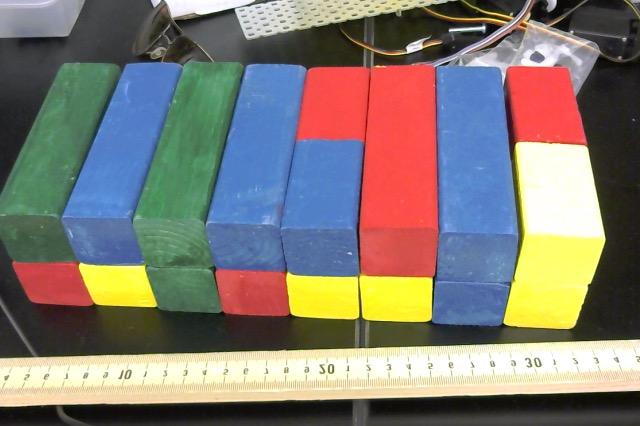
//> input picture utils/block_pics/pic_1.jpg, 640 x 426 px
$ ./ColorTracking block_pics/pic_1.jpg   (built with g++ and OpenCV 4)
//> lines starting //> are read from the running program, lines starting //| are printed output that depends on the picture; after the words box and inside, x2 and y2 are one past the last pixel; in counts of white or black regions, pixels touching at a corner belong together
### utils/Block.h
#include <string>
#include <opencv2/imgproc/imgproc.hpp>
#include <opencv2/highgui/highgui.hpp>
using namespace std;
using namespace cv;

class Block
{
    public:
        Block();
        ~Block();

        Block(string name, Scalar min, Scalar max, Scalar color);

        int getXPos();
        void setXPos(int x);

        int getYPos();
        void setYPos(int y);

        Scalar getHSVmin();
        Scalar getHSVmax();

        void setHSVmin(Scalar min);
        void setHSVmax(Scalar max);

        string getType(){return type;}
        void setType(string t){type = t;}

        Scalar getColor(){return Color;}
        void setColor(Scalar c){Color=c;}

    private:
        int xPos, yPos;
        string type;
        Scalar HSVmin, HSVmax;
        Scalar Color;
};

### utils/Block.cpp
#include "Block.h"

// Set default values
// [5 lines left out: function Block, not called in this run]

Block::Block(string name, Scalar min, Scalar max, Scalar color)
{
    setType(name);
    setHSVmin(min);
    setHSVmax(max);
    setColor(color);
}

Block::~Block()
{
}

// [19 lines left out: functions getXPos, setXPos, getYPos, setYPos, not called in this run]

Scalar Block::getHSVmin()
{
    return HSVmin;
}

Scalar Block::getHSVmax()
{
    return HSVmax;
}

void Block::setHSVmin(Scalar min)
{
    HSVmin = min;
}

void Block::setHSVmax(Scalar max)
{
    HSVmax = max;
}

### utils/ColorTracking.cpp
#include <sstream>
#include <string>
#include <iostream>
#include <vector>

#include "Block.h"

// initial min and max HSV filter values
int H_MIN = 0;
int H_MAX = 256;
int S_MIN = 0;
int S_MAX = 256;
int V_MIN = 0;
int V_MAX = 256;
int brightness = 256;

// default capture width and height
const int FRAME_WIDTH = 640;
const int FRAME_HEIGHT = 480;

// max number of objects to be detected in frame
const int MAX_NUM_OBJECTS = 50;

// minimum and maximum object area
const int MIX_OBJECT_AREA = 20*20;
const int MAX_OBJECT_AREA = FRAME_HEIGHT*FRAME_WIDTH/1.5;

// names that will appear at the top of each window
const string windowName = "Original Image";
const string windowName1 = "HSV Image";
const string windowName2 = "Thresholded Image";
const string windowName3 = "After Morphological Operations";
const string trackbarWindowName = "Trackbars";

// The following for canny edge detection
Mat dst, detected_edges;
Mat src, src_gray;
int edgeThresh = 1;
int lowThreshold;
int const max_lowThreshold = 100;
int ratio = 3;
int kernel_size = 3;
const string window_name = "Edge Map";

// Gets called when the trackbar position is changed
void on_trackbar(int, void*){}


string intToString(int number)
{
    std::stringstream ss;
    ss << number;
    return ss.str();
}

void createTrackbars()
{
    // create window for trackbars
    namedWindow(trackbarWindowName,0);

    createTrackbar("H_MIN", trackbarWindowName, &H_MIN, H_MAX, on_trackbar);
    createTrackbar("H_MAX", trackbarWindowName, &H_MAX, H_MAX, on_trackbar);
    createTrackbar("S_MIN", trackbarWindowName, &S_MIN, S_MAX, on_trackbar);
    createTrackbar("S_MAX", trackbarWindowName, &S_MAX, S_MAX, on_trackbar);
    createTrackbar("V_MIN", trackbarWindowName, &V_MIN, V_MAX, on_trackbar);
    createTrackbar("V_MAX", trackbarWindowName, &V_MAX, V_MAX, on_trackbar);
    createTrackbar("Brightness",trackbarWindowName,&brightness,512, on_trackbar);
}

void morphOps(Mat &thresh)
{
    Mat erodeElement = getStructuringElement(MORPH_RECT,Size(3,3));
    Mat dilateElement = getStructuringElement(MORPH_RECT,Size(8,8));

    erode(thresh, thresh, erodeElement);
    erode(thresh, thresh, erodeElement);

    dilate(thresh, thresh, dilateElement);
    dilate(thresh, thresh, dilateElement);
}


int main(int argc, char** argv)
{
    // for calibrating filter values
    bool calibrationMode = false;

    Mat hsv;
    Mat threshold;

    Block* blue = new Block("blue", Scalar(92,90,0),Scalar(124,256,256),Scalar(255,0,0));
    printf("Blue:\n\tMin: %d, %d, %d\n\tMax: %d, %d, %d\n\n", (int)blue->getHSVmin()[0], (int)blue->getHSVmin()[1], (int)blue->getHSVmin()[2], (int)blue->getHSVmax()[0],(int)blue->getHSVmax()[1], (int)blue->getHSVmax()[2]);

    if(calibrationMode)
    {
        //create slider bars for HSV filtering
        createTrackbars();
    }

    Mat srcOrig = imread(argv[1]);
//> srcOrig is the input picture: 426 rows x 640 cols, CV_8UC3; mean B, G, R 114, 122.2, 129.1
    src = imread(argv[1]);

    while(1)
    {
        // Check for invalid input
        if(! src.data )
        {
            cout <<  "Could not open or find the image: "<<argv[1] << std::endl;
            return -1;
        }

        if(calibrationMode)
        {
        src = srcOrig + Scalar(brightness-256,brightness-256,brightness-256);
        }

        cvtColor(src,hsv,COLOR_BGR2HSV);
//> hsv: 426 rows x 640 cols, CV_8UC3; mean H, S, V 61.2, 95.5, 155.9
        if(calibrationMode)
        {
             printf("Threshold Value\n\tBrightness: %d\n\tH_MIN: %d\n\tH_MAX: %d\n\tS_MIN: %d\n\tS_MAX: %d\n\tV_MIN: %d\n\tV_MAX: %d\n\n",brightness,H_MIN,H_MAX,S_MIN,S_MAX,V_MIN,V_MAX);
            inRange(hsv, Scalar(H_MIN,S_MIN,V_MIN),Scalar(H_MAX,S_MAX,V_MAX),threshold);
        }
        else
        {
            inRange(hsv,blue->getHSVmin(),blue->getHSVmax(),threshold);
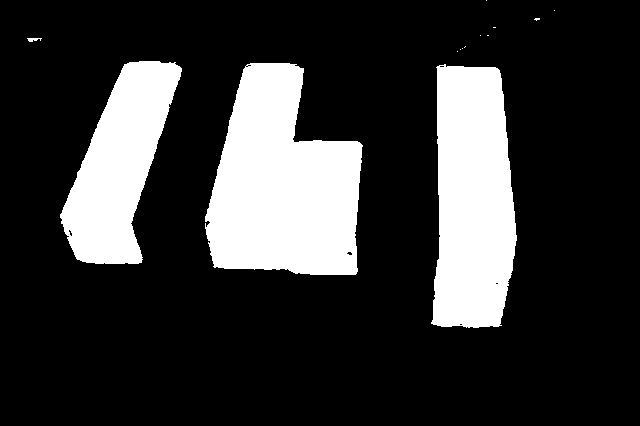
//> threshold: 426 rows x 640 cols, CV_8UC1; 20.6% white; 14 white regions (10 under 20 px), largest, box (x1, y1, x2, y2) and area: (205, 63, 363, 275) 23991, (431, 64, 517, 328) 18663, (60, 61, 182, 264) 13578, (27, 38, 42, 42) 39
            morphOps(threshold);
//> in morphOps, `dilate(thresh, thresh, dilateElement);`:
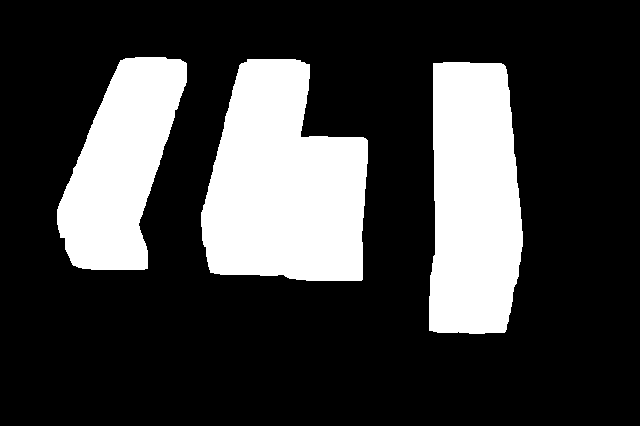
//> thresh: 426 rows x 640 cols, CV_8UC1; 24.6% white; 3 white regions, box (x1, y1, x2, y2) and area: (201, 59, 368, 281) 27894, (429, 62, 523, 334) 22237, (57, 57, 187, 270) 16979
        }

        namedWindow(windowName, CV_WINDOW_AUTOSIZE);
        imshow(windowName,src);
        namedWindow(windowName2,CV_WINDOW_AUTOSIZE);
        imshow(windowName2,threshold);

        waitKey(1);
    }
}

$ run again, on utils/block_pics/pic_3.jpg
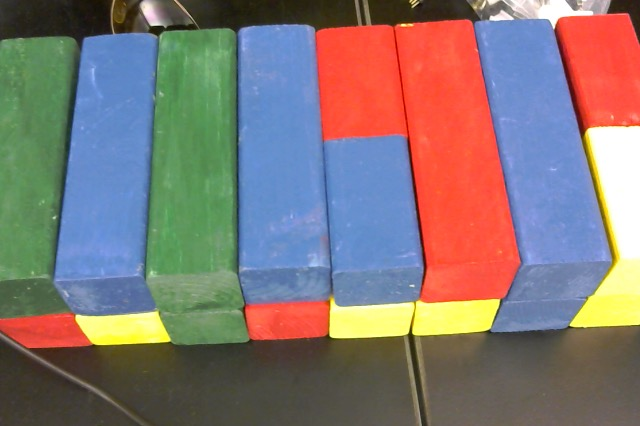
//> input picture utils/block_pics/pic_3.jpg, 640 x 426 px
//> srcOrig is the input picture: 426 rows x 640 cols, CV_8UC3; mean B, G, R 115.8, 118.6, 131.5
//> hsv: 426 rows x 640 cols, CV_8UC3; mean H, S, V 54.9, 112.3, 168.3
//> `inRange(hsv,blue->getHSVmin(),blue->getHSVmax(),threshold);`:
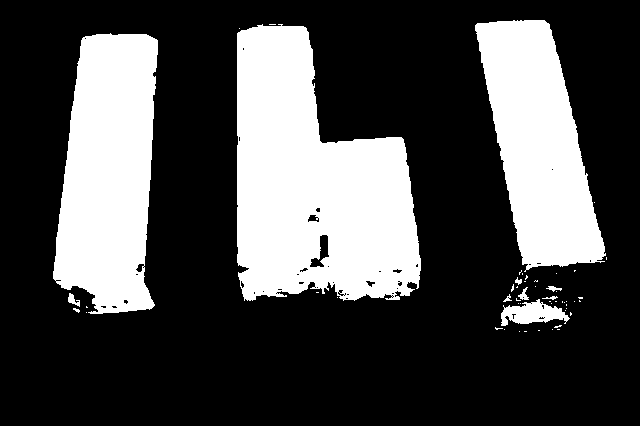
//> threshold: 426 rows x 640 cols, CV_8UC1; 29.1% white; 54 white regions (44 under 20 px), largest, box (x1, y1, x2, y2) and area: (237, 24, 421, 301) 35529, (53, 33, 158, 314) 22775, (475, 20, 606, 272) 19585
//> in morphOps, `dilate(thresh, thresh, dilateElement);`:
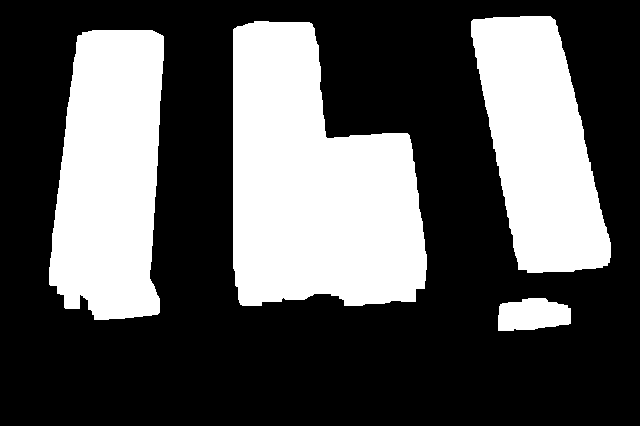
//> thresh: 426 rows x 640 cols, CV_8UC1; 34.2% white; 4 white regions, box (x1, y1, x2, y2) and area: (233, 21, 427, 306) 40836, (49, 30, 164, 320) 27106, (471, 16, 611, 273) 23409, (498, 298, 571, 331) 1959

$ run again, on utils/block_pics/pic_4.jpg
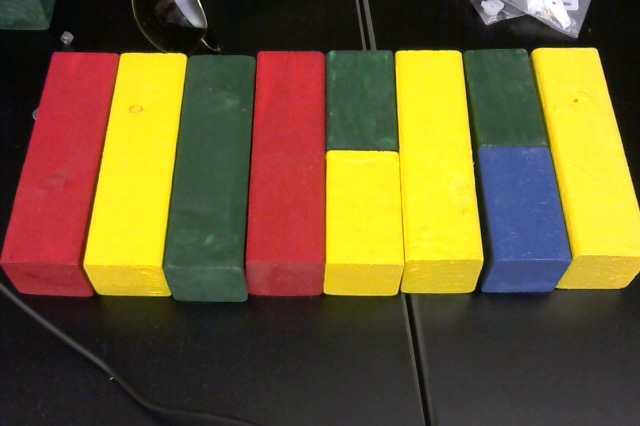
//> input picture utils/block_pics/pic_4.jpg, 640 x 426 px
//> srcOrig is the input picture: 426 rows x 640 cols, CV_8UC3; mean B, G, R 47.1, 92.8, 111.6
//> hsv: 426 rows x 640 cols, CV_8UC3; mean H, S, V 66.3, 118.6, 118.2
//> `inRange(hsv,blue->getHSVmin(),blue->getHSVmax(),threshold);`:
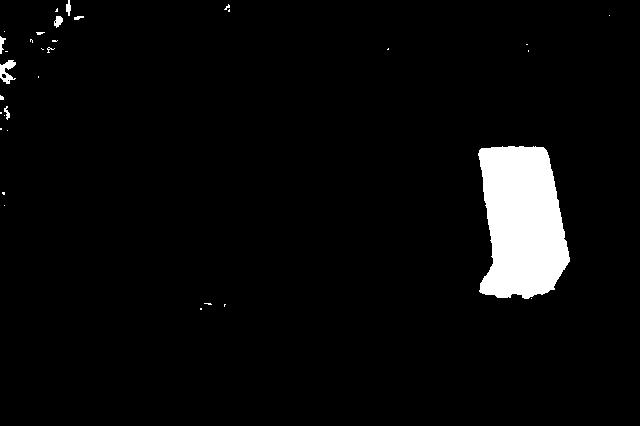
//> threshold: 426 rows x 640 cols, CV_8UC1; 4.2% white; 33 white regions (26 under 20 px), largest, box (x1, y1, x2, y2) and area: (478, 146, 570, 299) 10908, (0, 60, 16, 84) 206, (54, 16, 63, 28) 71
//> in morphOps, `dilate(thresh, thresh, dilateElement);`:
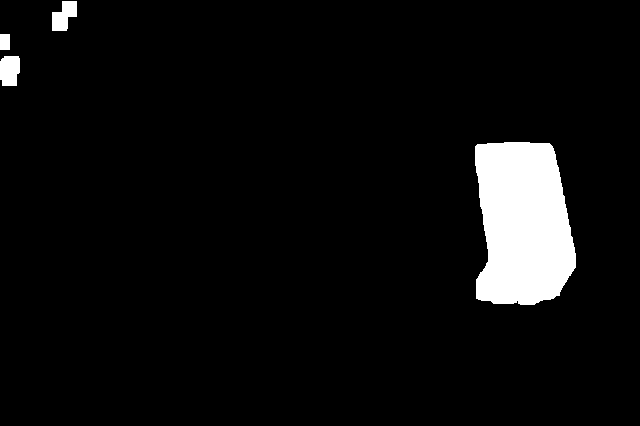
//> thresh: 426 rows x 640 cols, CV_8UC1; 5.4% white; 4 white regions, box (x1, y1, x2, y2) and area: (475, 142, 576, 305) 13597, (0, 56, 20, 86) 537, (52, 1, 77, 31) 512, (0, 34, 10, 50) 160
